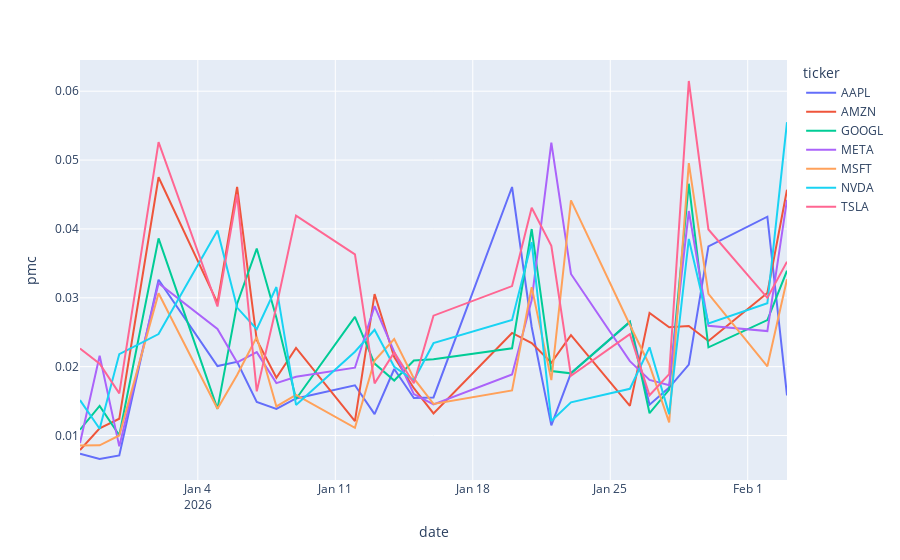

The notebook cell saved with this chart:
### Code cell
px.line(
    ohlcv_df,
    x="date",
    y = "pmc",
    color = "ticker",
    category_orders={
        "ticker": sorted(ohlcv_df["ticker"].unique())
    }
)

### Figure 1 — Plotly figure (JSON) as saved in the notebook; plotly's stock layout.template omitted (floating-point values rounded to 4 significant figures)
{"data": [{"hovertemplate": "ticker=AAPL<br>date=%{x}<br>pmc=%{y}<extra></extra>", "legendgroup": "AAPL", "line": {"color": "#636efa", "dash": "solid"}, "marker": {"symbol": "circle"}, "mode": "lines", "name": "AAPL", "orientation": "v", "showlegend": true, "x": ["2025-12-29", "2025-12-30", "2025-12-31", "2026-01-02", "2026-01-05", "2026-01-06", "2026-01-07", "2026-01-08", "2026-01-09", "2026-01-12", "2026-01-13", "2026-01-14", "2026-01-15", "2026-01-16", "2026-01-20", "2026-01-21", "2026-01-22", "2026-01-23", "2026-01-26", "2026-01-27", "2026-01-28", "2026-01-29", "2026-01-30", "2026-02-02", "2026-02-03"], "xaxis": "x", "y": [0.007342, 0.006591, 0.007099, 0.03262, 0.02009, 0.0207, 0.01487, 0.01386, 0.01538, 0.01729, 0.0131, 0.01966, 0.01545, 0.01554, 0.04609, 0.02576, 0.01148, 0.01907, 0.02647, 0.01448, 0.01696, 0.02029, 0.03746, 0.04178, 0.01583], "yaxis": "y", "type": "scatter"}, {"hovertemplate": "ticker=AMZN<br>date=%{x}<br>pmc=%{y}<extra></extra>", "legendgroup": "AMZN", "line": {"color": "#EF553B", "dash": "solid"}, "marker": {"symbol": "circle"}, "mode": "lines", "name": "AMZN", "orientation": "v", "showlegend": true, "x": ["2025-12-29", "2025-12-30", "2025-12-31", "2026-01-02", "2026-01-05", "2026-01-06", "2026-01-07", "2026-01-08", "2026-01-09", "2026-01-12", "2026-01-13", "2026-01-14", "2026-01-15", "2026-01-16", "2026-01-20", "2026-01-21", "2026-01-22", "2026-01-23", "2026-01-26", "2026-01-27", "2026-01-28", "2026-01-29", "2026-01-30", "2026-02-02", "2026-02-03"], "xaxis": "x", "y": [0.007886, 0.01105, 0.01243, 0.04751, 0.02926, 0.04611, 0.02389, 0.01839, 0.02272, 0.01209, 0.03054, 0.02138, 0.01688, 0.01322, 0.02489, 0.02343, 0.02057, 0.02459, 0.0143, 0.02779, 0.02572, 0.0259, 0.02374, 0.0307, 0.04568], "yaxis": "y", "type": "scatter"}, {"hovertemplate": "ticker=GOOGL<br>date=%{x}<br>pmc=%{y}<extra></extra>", "legendgroup": "GOOGL", "line": {"color": "#00cc96", "dash": "solid"}, "marker": {"symbol": "circle"}, "mode": "lines", "name": "GOOGL", "orientation": "v", "showlegend": true, "x": ["2025-12-29", "2025-12-30", "2025-12-31", "2026-01-02", "2026-01-05", "2026-01-06", "2026-01-07", "2026-01-08", "2026-01-09", "2026-01-12", "2026-01-13", "2026-01-14", "2026-01-15", "2026-01-16", "2026-01-20", "2026-01-21", "2026-01-22", "2026-01-23", "2026-01-26", "2026-01-27", "2026-01-28", "2026-01-29", "2026-01-30", "2026-02-02", "2026-02-03"], "xaxis": "x", "y": [0.01084, 0.01431, 0.01003, 0.03862, 0.01387, 0.02914, 0.03715, 0.0271, 0.01531, 0.02724, 0.02045, 0.01798, 0.02088, 0.02106, 0.02267, 0.03998, 0.01936, 0.01903, 0.02653, 0.01324, 0.01667, 0.04656, 0.02281, 0.02677, 0.03393], "yaxis": "y", "type": "scatter"}, {"hovertemplate": "ticker=META<br>date=%{x}<br>pmc=%{y}<extra></extra>", "legendgroup": "META", "line": {"color": "#ab63fa", "dash": "solid"}, "marker": {"symbol": "circle"}, "mode": "lines", "name": "META", "orientation": "v", "showlegend": true, "x": ["2025-12-29", "2025-12-30", "2025-12-31", "2026-01-02", "2026-01-05", "2026-01-06", "2026-01-07", "2026-01-08", "2026-01-09", "2026-01-12", "2026-01-13", "2026-01-14", "2026-01-15", "2026-01-16", "2026-01-20", "2026-01-21", "2026-01-22", "2026-01-23", "2026-01-26", "2026-01-27", "2026-01-28", "2026-01-29", "2026-01-30", "2026-02-02", "2026-02-03"], "xaxis": "x", "y": [0.008896, 0.02159, 0.008423, 0.03212, 0.02549, 0.02062, 0.02211, 0.01761, 0.01853, 0.01985, 0.02879, 0.02214, 0.01601, 0.01451, 0.01887, 0.02968, 0.05253, 0.03346, 0.02081, 0.01807, 0.01732, 0.0426, 0.02593, 0.02517, 0.04422], "yaxis": "y", "type": "scatter"}, {"hovertemplate": "ticker=MSFT<br>date=%{x}<br>pmc=%{y}<extra></extra>", "legendgroup": "MSFT", "line": {"color": "#FFA15A", "dash": "solid"}, "marker": {"symbol": "circle"}, "mode": "lines", "name": "MSFT", "orientation": "v", "showlegend": true, "x": ["2025-12-29", "2025-12-30", "2025-12-31", "2026-01-02", "2026-01-05", "2026-01-06", "2026-01-07", "2026-01-08", "2026-01-09", "2026-01-12", "2026-01-13", "2026-01-14", "2026-01-15", "2026-01-16", "2026-01-20", "2026-01-21", "2026-01-22", "2026-01-23", "2026-01-26", "2026-01-27", "2026-01-28", "2026-01-29", "2026-01-30", "2026-02-02", "2026-02-03"], "xaxis": "x", "y": [0.008561, 0.008575, 0.01001, 0.03066, 0.01389, 0.01879, 0.0243, 0.01422, 0.0159, 0.01113, 0.02089, 0.02401, 0.01828, 0.01459, 0.01654, 0.03155, 0.01804, 0.04415, 0.02605, 0.0202, 0.01192, 0.04955, 0.03056, 0.02005, 0.03268], "yaxis": "y", "type": "scatter"}, {"hovertemplate": "ticker=NVDA<br>date=%{x}<br>pmc=%{y}<extra></extra>", "legendgroup": "NVDA", "line": {"color": "#19d3f3", "dash": "solid"}, "marker": {"symbol": "circle"}, "mode": "lines", "name": "NVDA", "orientation": "v", "showlegend": true, "x": ["2025-12-29", "2025-12-30", "2025-12-31", "2026-01-02", "2026-01-05", "2026-01-06", "2026-01-07", "2026-01-08", "2026-01-09", "2026-01-12", "2026-01-13", "2026-01-14", "2026-01-15", "2026-01-16", "2026-01-20", "2026-01-21", "2026-01-22", "2026-01-23", "2026-01-26", "2026-01-27", "2026-01-28", "2026-01-29", "2026-01-30", "2026-02-02", "2026-02-03"], "xaxis": "x", "y": [0.01514, 0.01098, 0.02182, 0.02473, 0.03976, 0.02857, 0.02543, 0.03156, 0.01444, 0.02217, 0.02535, 0.01998, 0.01802, 0.02341, 0.02679, 0.03808, 0.01212, 0.01481, 0.01679, 0.02281, 0.01311, 0.03854, 0.02626, 0.0292, 0.05551], "yaxis": "y", "type": "scatter"}, {"hovertemplate": "ticker=TSLA<br>date=%{x}<br>pmc=%{y}<extra></extra>", "legendgroup": "TSLA", "line": {"color": "#FF6692", "dash": "solid"}, "marker": {"symbol": "circle"}, "mode": "lines", "name": "TSLA", "orientation": "v", "showlegend": true, "x": ["2025-12-29", "2025-12-30", "2025-12-31", "2026-01-02", "2026-01-05", "2026-01-06", "2026-01-07", "2026-01-08", "2026-01-09", "2026-01-12", "2026-01-13", "2026-01-14", "2026-01-15", "2026-01-16", "2026-01-20", "2026-01-21", "2026-01-22", "2026-01-23", "2026-01-26", "2026-01-27", "2026-01-28", "2026-01-29", "2026-01-30", "2026-02-02", "2026-02-03"], "xaxis": "x", "y": [0.02263, 0.02044, 0.01612, 0.05259, 0.02874, 0.04497, 0.01641, 0.02873, 0.04193, 0.03631, 0.01758, 0.02206, 0.01758, 0.02741, 0.0317, 0.04307, 0.03754, 0.01868, 0.02472, 0.01585, 0.01891, 0.06148, 0.03992, 0.02999, 0.03524], "yaxis": "y", "type": "scatter"}], "layout": {"xaxis": {"anchor": "y", "domain": [0.0, 1.0], "title": {"text": "date"}}, "yaxis": {"anchor": "x", "domain": [0.0, 1.0], "title": {"text": "pmc"}}, "legend": {"title": {"text": "ticker"}, "tracegroupgap": 0}, "margin": {"t": 60}}}
